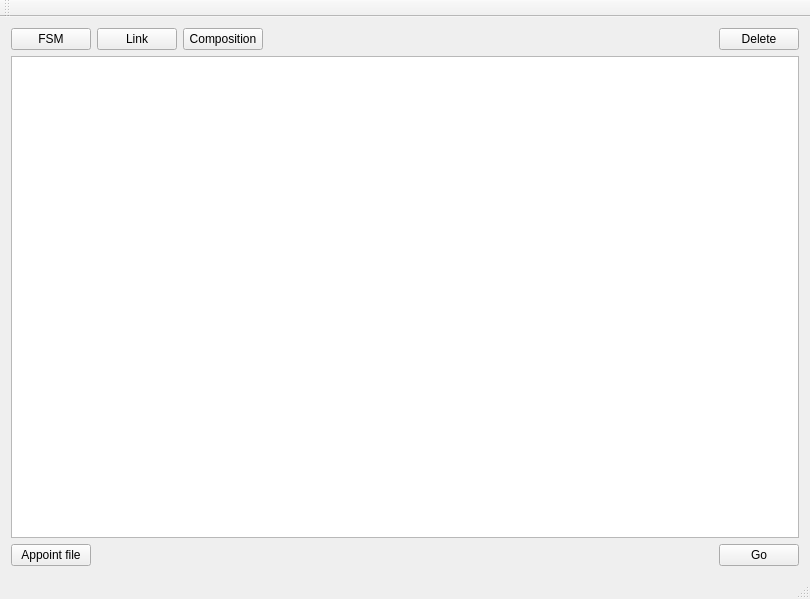
<?xml version="1.0" encoding="UTF-8"?>
<ui version="4.0">
 <class>MainWindow</class>
 <widget class="QMainWindow" name="MainWindow">
  <property name="geometry">
   <rect>
    <x>0</x>
    <y>0</y>
    <width>810</width>
    <height>599</height>
   </rect>
  </property>
  <property name="windowTitle">
   <string>MainWindow</string>
  </property>
  <widget class="QWidget" name="centralWidget">
   <layout class="QVBoxLayout" name="verticalLayout">
    <item>
     <layout class="QHBoxLayout" name="horizontalLayout">
      <item>
       <widget class="QPushButton" name="addFsmButt">
        <property name="text">
         <string>FSM</string>
        </property>
       </widget>
      </item>
      <item>
       <widget class="QPushButton" name="addLinkButt">
        <property name="text">
         <string>Link</string>
        </property>
       </widget>
      </item>
      <item>
       <widget class="QPushButton" name="addCompButt">
        <property name="text">
         <string>Composition</string>
        </property>
       </widget>
      </item>
      <item>
       <spacer name="horizontalSpacer">
        <property name="orientation">
         <enum>Qt::Horizontal</enum>
        </property>
        <property name="sizeHint" stdset="0">
         <size>
          <width>40</width>
          <height>20</height>
         </size>
        </property>
       </spacer>
      </item>
      <item>
       <widget class="QPushButton" name="delButt">
        <property name="text">
         <string>Delete</string>
        </property>
       </widget>
      </item>
     </layout>
    </item>
    <item>
     <widget class="View" name="graphicsView"/>
    </item>
    <item>
     <layout class="QHBoxLayout" name="horizontalLayout_2">
      <item>
       <widget class="QPushButton" name="appointFsmButt">
        <property name="text">
         <string>Appoint file</string>
        </property>
       </widget>
      </item>
      <item>
       <spacer name="horizontalSpacer_2">
        <property name="orientation">
         <enum>Qt::Horizontal</enum>
        </property>
        <property name="sizeHint" stdset="0">
         <size>
          <width>40</width>
          <height>20</height>
         </size>
        </property>
       </spacer>
      </item>
      <item>
       <widget class="QPushButton" name="generateButt">
        <property name="text">
         <string>Go</string>
        </property>
       </widget>
      </item>
     </layout>
    </item>
   </layout>
  </widget>
  <widget class="QMenuBar" name="menuBar">
   <property name="geometry">
    <rect>
     <x>0</x>
     <y>0</y>
     <width>810</width>
     <height>20</height>
    </rect>
   </property>
  </widget>
  <widget class="QToolBar" name="mainToolBar">
   <attribute name="toolBarArea">
    <enum>TopToolBarArea</enum>
   </attribute>
   <attribute name="toolBarBreak">
    <bool>false</bool>
   </attribute>
  </widget>
  <widget class="QStatusBar" name="statusBar"/>
 </widget>
 <layoutdefault spacing="6" margin="11"/>
 <customwidgets>
  <customwidget>
   <class>View</class>
   <extends>QGraphicsView</extends>
   <header location="global">view.h</header>
  </customwidget>
 </customwidgets>
 <resources/>
 <connections/>
</ui>
